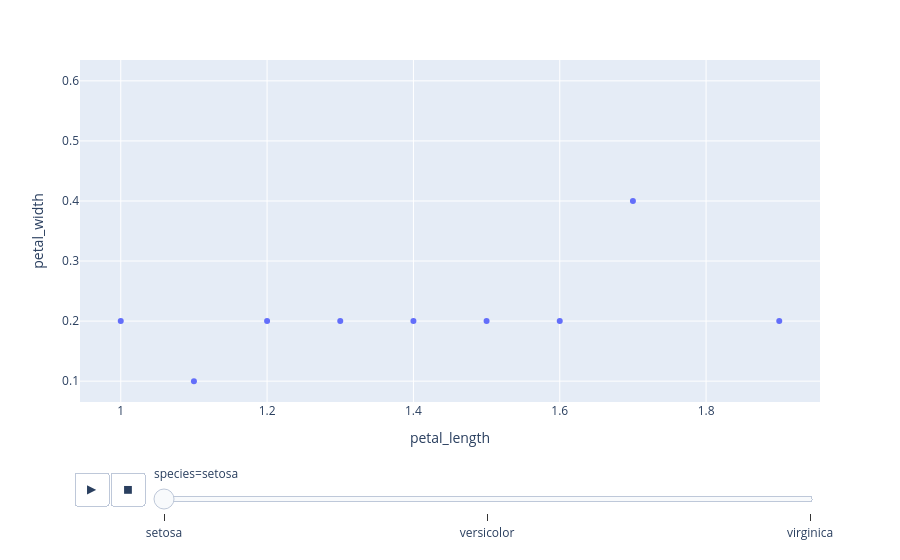

Notebook code for this chart:
### Code cell
fig = px.scatter(
    irisdf,
    x="petal_length",
    y="petal_width",
    animation_frame="species", 
    animation_group="petal_length"
)

fig.show()

### Figure 1 — Plotly figure (JSON) as saved in the notebook; plotly's stock layout.template omitted (floating-point values rounded to 4 significant figures)
{"data": [{"hovertemplate": "species=setosa<br>petal_length=%{x}<br>petal_width=%{y}<extra></extra>", "ids": [1.4, 1.4, 1.3, 1.5, 1.4, 1.7, 1.4, 1.5, 1.4, 1.5, 1.5, 1.6, 1.4, 1.1, 1.2, 1.5, 1.3, 1.4, 1.7, 1.5, 1.7, 1.5, 1, 1.7, 1.9, 1.6, 1.6, 1.5, 1.4, 1.6, 1.6, 1.5, 1.5, 1.4, 1.2, 1.3, 1.3, 1.5, 1.3, 1.3, 1.3, 1.6, 1.9, 1.4, 1.6, 1.4, 1.5, 1.4], "legendgroup": "", "marker": {"color": "#636efa", "symbol": "circle"}, "mode": "markers", "name": "", "orientation": "v", "showlegend": false, "type": "scatter", "x": [1.4, 1.4, 1.3, 1.5, 1.4, 1.7, 1.4, 1.5, 1.4, 1.5, 1.5, 1.6, 1.4, 1.1, 1.2, 1.5, 1.3, 1.4, 1.7, 1.5, 1.7, 1.5, 1, 1.7, 1.9, 1.6, 1.6, 1.5, 1.4, 1.6, 1.6, 1.5, 1.5, 1.4, 1.2, 1.3, 1.3, 1.5, 1.3, 1.3, 1.3, 1.6, 1.9, 1.4, 1.6, 1.4, 1.5, 1.4], "xaxis": "x", "y": [0.2, 0.2, 0.2, 0.2, 0.2, 0.4, 0.3, 0.2, 0.2, 0.1, 0.2, 0.2, 0.1, 0.1, 0.2, 0.4, 0.4, 0.3, 0.3, 0.3, 0.2, 0.4, 0.2, 0.5, 0.2, 0.2, 0.4, 0.2, 0.2, 0.2, 0.2, 0.4, 0.1, 0.2, 0.2, 0.2, 0.2, 0.2, 0.3, 0.3, 0.2, 0.6, 0.4, 0.3, 0.2, 0.2, 0.2, 0.2], "yaxis": "y"}], "layout": {"legend": {"tracegroupgap": 0}, "margin": {"t": 60}, "sliders": [{"active": 0, "currentvalue": {"prefix": "species="}, "len": 0.9, "pad": {"b": 10, "t": 60}, "steps": [{"args": [["setosa"], {"frame": {"duration": 0, "redraw": false}, "fromcurrent": true, "mode": "immediate", "transition": {"duration": 0, "easing": "linear"}}], "label": "setosa", "method": "animate"}, {"args": [["versicolor"], {"frame": {"duration": 0, "redraw": false}, "fromcurrent": true, "mode": "immediate", "transition": {"duration": 0, "easing": "linear"}}], "label": "versicolor", "method": "animate"}, {"args": [["virginica"], {"frame": {"duration": 0, "redraw": false}, "fromcurrent": true, "mode": "immediate", "transition": {"duration": 0, "easing": "linear"}}], "label": "virginica", "method": "animate"}], "x": 0.1, "xanchor": "left", "y": 0, "yanchor": "top"}], "updatemenus": [{"buttons": [{"args": [null, {"frame": {"duration": 500, "redraw": false}, "fromcurrent": true, "mode": "immediate", "transition": {"duration": 500, "easing": "linear"}}], "label": "&#9654;", "method": "animate"}, {"args": [[null], {"frame": {"duration": 0, "redraw": false}, "fromcurrent": true, "mode": "immediate", "transition": {"duration": 0, "easing": "linear"}}], "label": "&#9724;", "method": "animate"}], "direction": "left", "pad": {"r": 10, "t": 70}, "showactive": false, "type": "buttons", "x": 0.1, "xanchor": "right", "y": 0, "yanchor": "top"}], "xaxis": {"anchor": "y", "domain": [0, 1], "title": {"text": "petal_length"}}, "yaxis": {"anchor": "x", "domain": [0, 1], "title": {"text": "petal_width"}}}}
